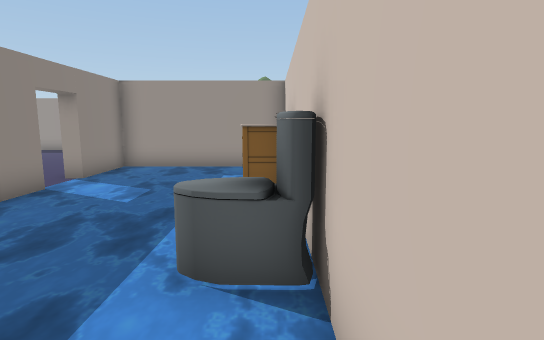
view 1 (above)

20 first-person views from a walk through a Unity game level. The camera is 1.5 m above the floor, tilts 8° down and sees 80° across. Doors are open. The floor is counted in squares, 1 m on a side. Each view is taken from the middle of a square. On the plan, view 1 faces up. The plan holds only what a view shows up to about 15 squares ahead; the rest is blank. The place goes on beyond the plan. The player is left out. Some animated figures are left out. Some surface patterns are stand-ins.

view 2
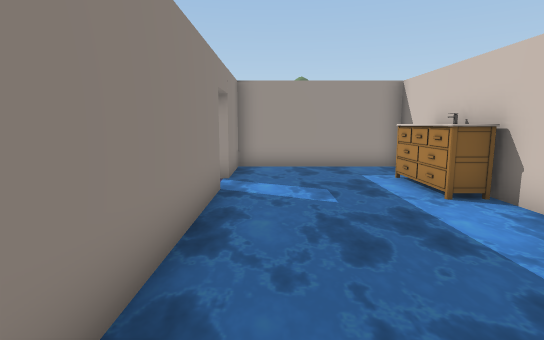

view 3
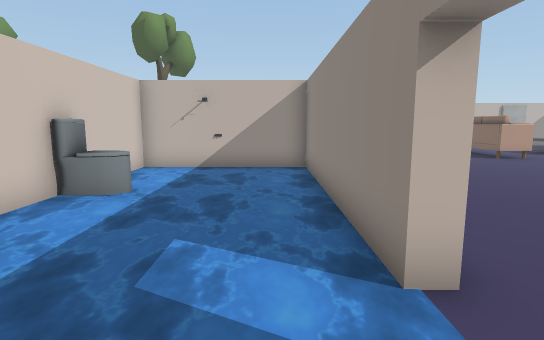

view 4
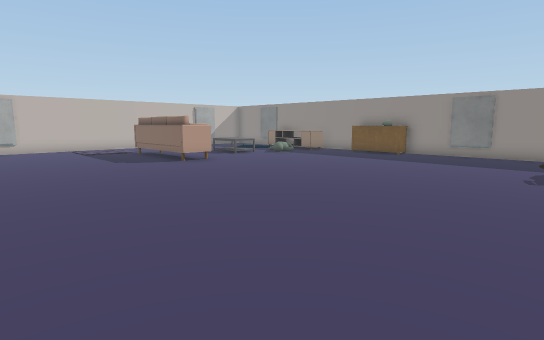

view 5
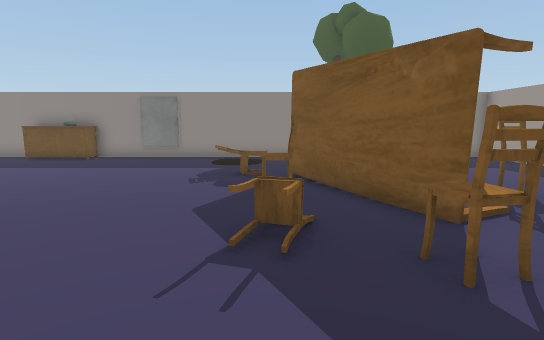

view 6
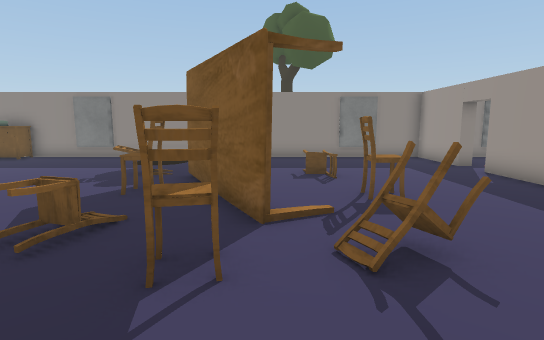

view 7
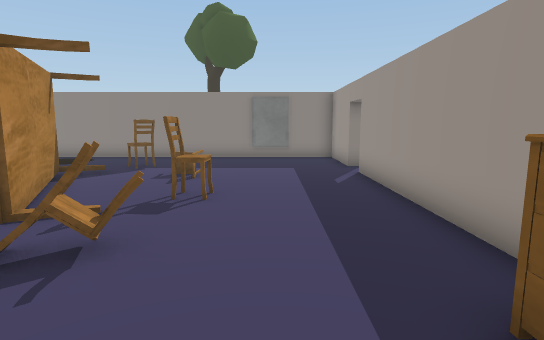

view 8
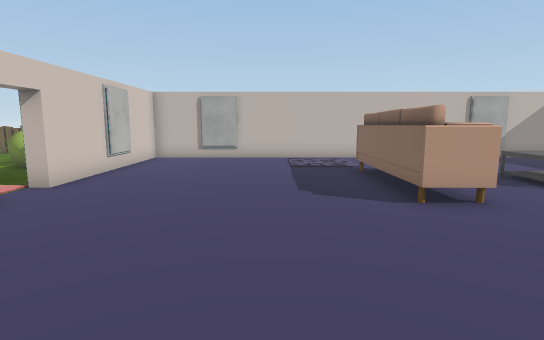

view 9
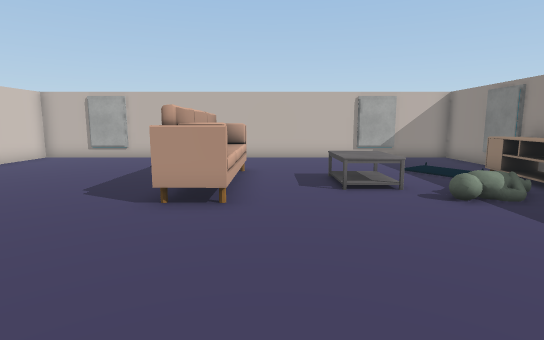

view 10
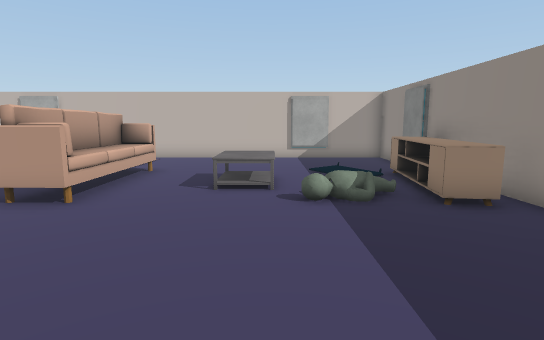

view 11
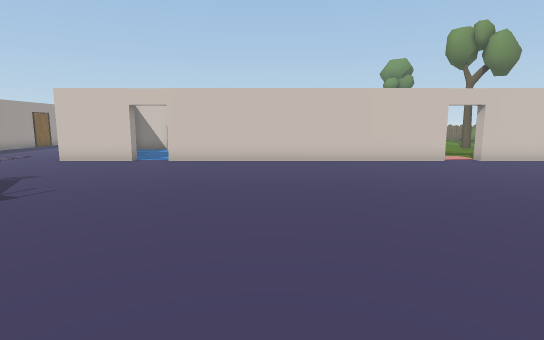

view 12
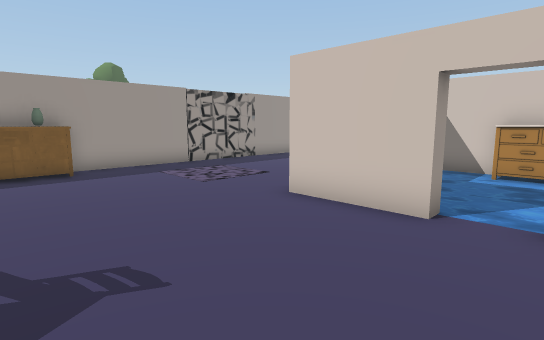

view 13
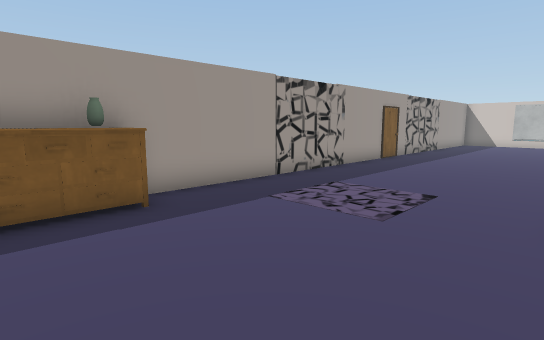

view 14
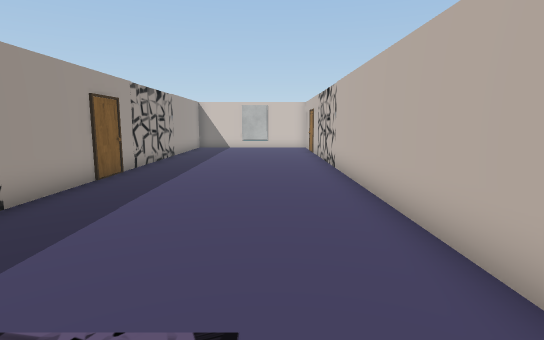

view 15
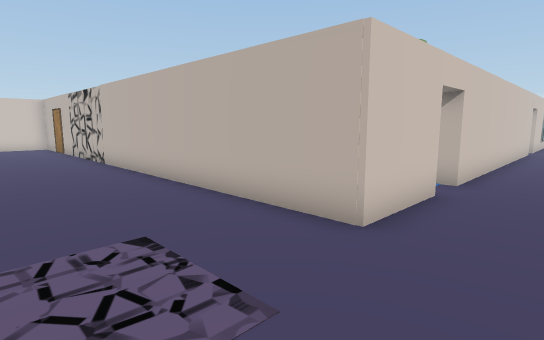

view 16
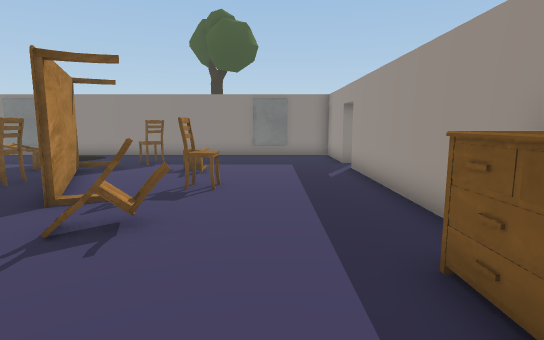

view 17
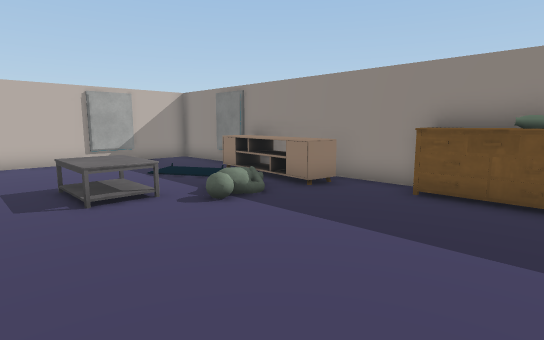

view 18
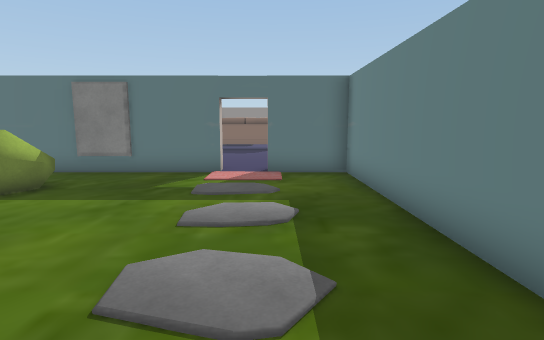

view 19
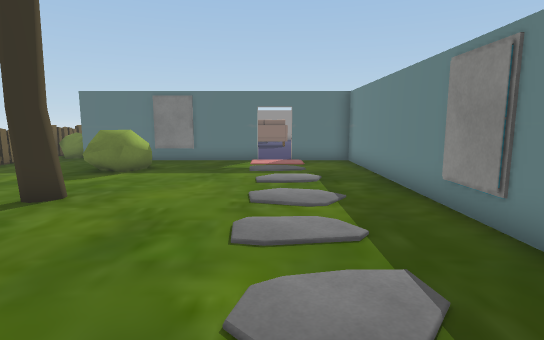

view 20
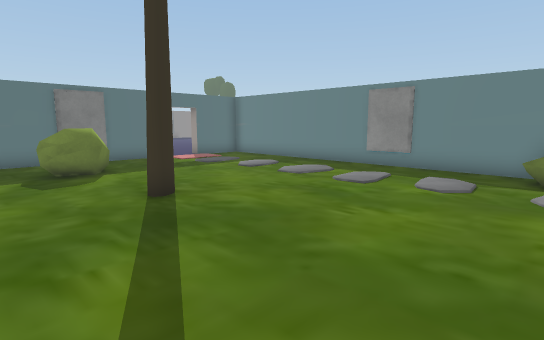

### Floor plan
Key: @ floor where view 1 was taken; # wall or solid block; . main floor; : floor 0.25 m higher than the main floor; / step, stairs or slope; D open door; ~ water the walk can cross; T toilet; S sofa; C chair; A table; E vase; B bush; R tree; O other object.
Columns run from 24 left of view 1 to 9 right of it. Each row starts with its distance up from view 1.
 19 ####D################### ### #####
 18 #............OOE..................
 17 #.................................
 16 #.................................
 15 #.................................
 14 #.....C.C..C......................
 13 #....C............................
 12 #..C.....AA........###############
 11 #..CC..AAA..C......#~~~~~#
 10 #.....AA...........#~~~~~#
  9 #....C..C./C.......#~~~~OO
  8 #....C.............D~~~~OO
  7 #..................#~~~~O#
  6 #..................#~~~~O#
  5 #..................#~~~~~#
  4 #..................#~~~~~#
  3 #..................#~~~TT#
  2 #..................#~~~~~
  1 #O.................#~~~~~
  0 #E.................#~~~~@
 -1 #O.................#############
 -2 #..................#............BB
 -3 #..................#............BB
 -4 #OO......SS.......D#.............
 -5 #O.O.....SS.......DD..............
 -6 #O...AA..SS........#.............
 -7 #O...AA..SS........#..............
 -8 #O.:.....SS........#..............
 -9 #../..............##..B...........
-10 #.................##.BB...RR......
-11 #..................#..B..........
-12 #..................#............
-13 ################# #O.. ..  ....  .

Where each view was taken, in squares from view 1:
view 1: 0 up, 0 right, facing up
view 2: 0 up, 4 left, facing up
view 3: 10 up, 4 left, facing down
view 4: 8 up, 7 left, facing down-left
view 5: 9 up, 9 left, facing left
view 6: 12 up, 9 left, facing left
view 7: 16 up, 9 left, facing left
view 8: 2 up, 11 left, facing down
view 9: 2 up, 16 left, facing down
view 10: 2 up, 19 left, facing down
view 11: 3 up, 19 left, facing right
view 12: 7 up, 11 left, facing up-right
view 13: 12 up, 11 left, facing up-right
view 14: 14 up, 6 left, facing right
view 15: 16 up, 8 left, facing down-right
view 16: 16 up, 8 left, facing left
view 17: 1 up, 16 left, facing down-left
view 18: 4 down, 5 right, facing left
view 19: 5 down, 9 right, facing left
view 20: 13 down, 9 right, facing up-left
